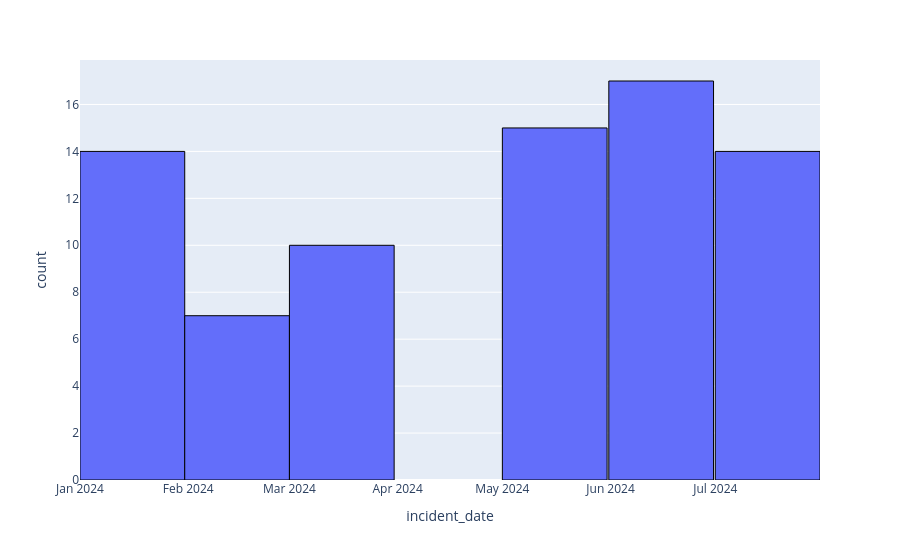

This figure's notebook cell:
### Markdown cell above
### AK0010400
KETCHIKAN PD 

some small alaskan city; maybe this one makes sense

### Code cell
fig = px.histogram(data_df_filtered[lambda x: x.ori == 'AK0010400'], x="incident_date")
fig.update_traces(marker_line_color="black", marker_line_width=1)
fig.show()

### Figure 1 — Plotly figure (JSON) as saved in the notebook; plotly's stock layout.template omitted (floating-point values rounded to 4 significant figures)
{"data": [{"bingroup": "x", "hovertemplate": "incident_date=%{x}<br>count=%{y}<extra></extra>", "legendgroup": "", "marker": {"color": "#636efa", "line": {"color": "black", "width": 1}, "pattern": {"shape": ""}}, "name": "", "orientation": "v", "showlegend": false, "type": "histogram", "x": ["2024-01-01T00:00:00", "2024-01-02T00:00:00", "2024-01-03T00:00:00", "2024-01-06T00:00:00", "2024-01-09T00:00:00", "2024-01-09T00:00:00", "2024-01-11T00:00:00", "2024-01-13T00:00:00", "2024-01-16T00:00:00", "2024-01-19T00:00:00", "2024-01-23T00:00:00", "2024-01-27T00:00:00", "2024-01-27T00:00:00", "2024-01-30T00:00:00", "2024-02-04T00:00:00", "2024-02-06T00:00:00", "2024-02-11T00:00:00", "2024-02-11T00:00:00", "2024-02-12T00:00:00", "2024-02-25T00:00:00", "2024-02-29T00:00:00", "2024-03-03T00:00:00", "2024-03-11T00:00:00", "2024-03-14T00:00:00", "2024-03-15T00:00:00", "2024-03-19T00:00:00", "2024-03-24T00:00:00", "2024-03-24T00:00:00", "2024-03-25T00:00:00", "2024-03-28T00:00:00", "2024-03-29T00:00:00", "2024-05-01T00:00:00", "2024-05-07T00:00:00", "2024-05-11T00:00:00", "2024-05-12T00:00:00", "2024-05-13T00:00:00", "2024-05-14T00:00:00", "2024-05-14T00:00:00", "2024-05-15T00:00:00", "2024-05-17T00:00:00", "2024-05-19T00:00:00", "2024-05-19T00:00:00", "2024-05-19T00:00:00", "2024-05-21T00:00:00", "2024-05-22T00:00:00", "2024-05-28T00:00:00", "2024-06-01T00:00:00", "2024-06-01T00:00:00", "2024-06-03T00:00:00", "2024-06-04T00:00:00", "2024-06-09T00:00:00", "2024-06-10T00:00:00", "2024-06-11T00:00:00", "2024-06-14T00:00:00", "2024-06-15T00:00:00", "2024-06-15T00:00:00", "2024-06-20T00:00:00", "2024-06-21T00:00:00", "2024-06-22T00:00:00", "2024-06-22T00:00:00", "2024-06-27T00:00:00", "2024-06-27T00:00:00", "2024-06-28T00:00:00", "2024-07-02T00:00:00", "2024-07-04T00:00:00", "2024-07-05T00:00:00", "2024-07-15T00:00:00", "2024-07-16T00:00:00", "2024-07-17T00:00:00", "2024-07-19T00:00:00", "2024-07-21T00:00:00", "2024-07-21T00:00:00", "2024-07-23T00:00:00", "2024-07-23T00:00:00", "2024-07-23T00:00:00", "2024-07-25T00:00:00", "2024-07-30T00:00:00"], "xaxis": "x", "yaxis": "y"}], "layout": {"barmode": "relative", "legend": {"tracegroupgap": 0}, "margin": {"t": 60}, "xaxis": {"anchor": "y", "domain": [0, 1], "title": {"text": "incident_date"}}, "yaxis": {"anchor": "x", "domain": [0, 1], "title": {"text": "count"}}}}
